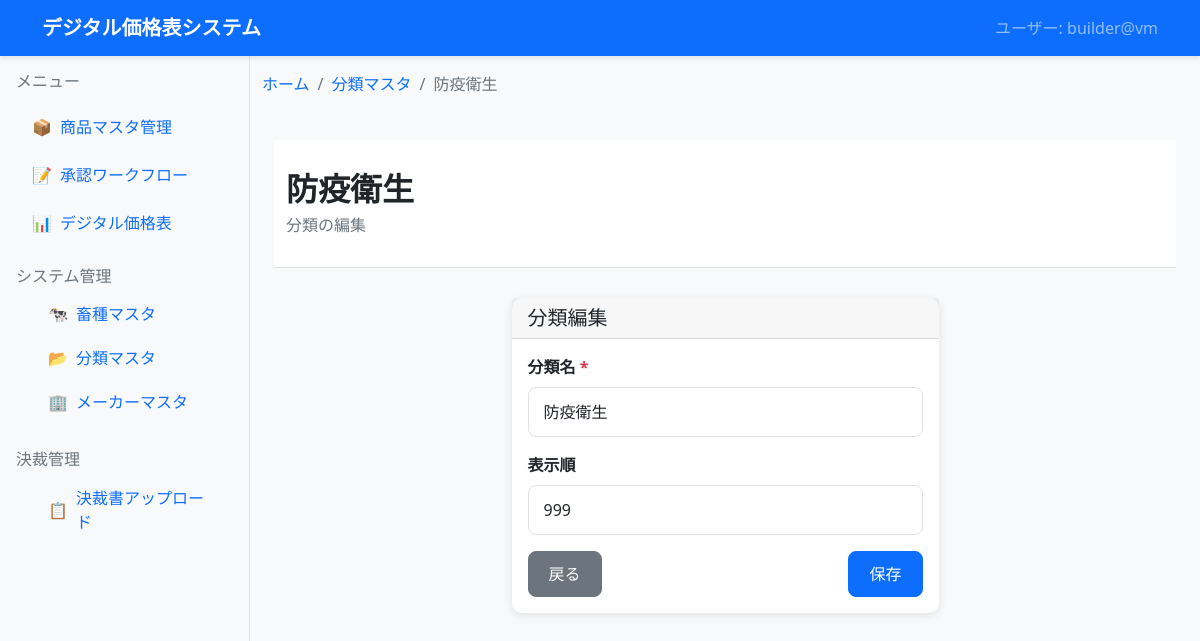
The page /products/masters/categories/17/edit/ on the database its author committed.
### dashboard/products_master/models.py (models this page shows, shortened)
class Category(models.Model):
    name = models.CharField('分類名', max_length=100, unique=True)
    sort_order = models.IntegerField('表示順', default=0)
    is_active = models.BooleanField('有効', default=True)
    created_at = models.DateTimeField('作成日時', auto_now_add=True)
    updated_at = models.DateTimeField('更新日時', auto_now=True)
    class Meta:
        verbose_name = '分類マスタ'
        verbose_name_plural = '分類マスタ'
        ordering = ['sort_order', 'name']

### dashboard/products_master/master_views.py (the view, shortened to what this page needs)
# urls.py: path('masters/categories/<int:pk>/edit/', master_views.category_edit, name='category_edit'),
def category_edit(request, pk):
    category = get_object_or_404(Category, pk=pk)
    context = {
        'current_user': get_current_user(),
        'category': category,
        'breadcrumbs': get_breadcrumbs('category_edit', category_name=category.name)
    }
    return render(request, 'products_master/category_form.html', context)

### digital_pricelist_system/utils.py (called while the page is built)
def get_current_user():
    try:
        username = getpass.getuser()
        hostname = socket.gethostname()
        return f"{username}@{hostname}"
    except Exception as e:
        print(f"ユーザ情報取得エラー: {e}")
        return "unknown@unknown"

### templates/products_master/category_form.html (shortened to what this page needs)
{% extends 'base.html' %}
{% block breadcrumb %}
    {% include 'components/breadcrumb.html' with breadcrumbs=breadcrumbs %}
{% endblock %}
{% block content %}
    {% include 'components/page_header.html' with page_title=category.name|default:"新規分類" page_subtitle="分類の編集" %}
    <div class="container main-content">
        <div class="row justify-content-center">
            <div class="col-md-6">
                <div class="card">
                    <div class="card-header">
                        <h5 class="mb-0">{% if category %}分類編集{% else %}分類新規作成{% endif %}</h5>
                    </div>
                    <div class="card-body">
                        <form method="post">
                            <div class="mb-3">
                                <label for="name" class="form-label">分類名 <span class="text-danger">*</span></label>
                                <input type="text" class="form-control" id="name" name="name" value="{{ category.name|default:'' }}" required>
                            </div>
                            <div class="mb-3">
                                <label for="sort_order" class="form-label">表示順</label>
                                <input type="number" class="form-control" id="sort_order" name="sort_order" value="{{ category.sort_order|default:0 }}">
                            </div>
                            <div class="d-flex justify-content-between">
                                <a href="{% url 'products_master:category_list' %}" class="btn btn-secondary">戻る</a>
                                <button type="submit" class="btn btn-primary">保存</button>
                            </div>
                        </form>
                    </div>
                </div>
            </div>
        </div>
    </div>
{% endblock %}

### templates/components/breadcrumb.html
{% if breadcrumbs %}
<div class="container mt-3">
    <nav aria-label="breadcrumb">
        <ol class="breadcrumb">
            <li class="breadcrumb-item">
                <a href="{% url 'dashboard' %}">ホーム</a>
            </li>
            {% for crumb in breadcrumbs %}
                {% if forloop.last %}
                    <li class="breadcrumb-item active" aria-current="page">{{ crumb.title }}</li>
                {% else %}
                    <li class="breadcrumb-item">
                        <a href="{{ crumb.url }}">{{ crumb.title }}</a>
                    </li>
                {% endif %}
            {% endfor %}
        </ol>
    </nav>
</div>
{% endif %}

### templates/components/page_header.html (shortened to what this page needs)
<div class="page-header">
    <div class="container">
        <div class="row align-items-center">
            <div class="col">
                <h1 class="page-title">{{ page_title }}</h1>
                {% if page_subtitle %}
                    <p class="page-subtitle">{{ page_subtitle }}</p>
                {% endif %}
            </div>
        </div>
    </div>
</div>

### static/css/common.css (style rules this page uses)
:root { --primary-color: #0d6efd; --secondary-color: #6c757d; --success-color: #198754; --info-color: #0dcaf0; --warning-color: #ffc107; --danger-color: #dc3545; --light-color: #f8f9fa; --dark-color: #212529; }
body { font-family: 'Segoe UI', Tahoma, Geneva, Verdana, sans-serif; background-color: var(--light-color); }
.card { border: none; box-shadow: 0 2px 10px rgba(0,0,0,0.1); border-radius: 10px; }
.btn { border-radius: 8px; font-weight: 500; padding: 10px 20px; }
.btn-primary { background-color: var(--primary-color); border-color: var(--primary-color); }
.form-control { border-radius: 8px; border: 1px solid #dee2e6; padding: 12px 15px; }
.form-label { font-weight: 600; color: var(--dark-color); margin-bottom: 8px; }
.page-header { background: white; padding: 30px 0; margin-bottom: 30px; border-bottom: 1px solid #dee2e6; }
.page-title { font-size: 2rem; font-weight: 600; color: var(--dark-color); margin: 0; }
.page-subtitle { color: var(--secondary-color); margin: 5px 0 0 0; }
.breadcrumb { background: transparent; padding: 0; margin-bottom: 20px; }
.breadcrumb-item a { color: var(--primary-color); text-decoration: none; }
.breadcrumb-item.active { color: var(--secondary-color); }

### rows shown on the page
Category: title "防疫衛生", name "防疫衛生", sort_order "999"

### other values the page prints
{{ current_user }} "builder@vm"
{{ crumb.title }} "分類マスタ"
{{ page_subtitle }} "分類の編集"
